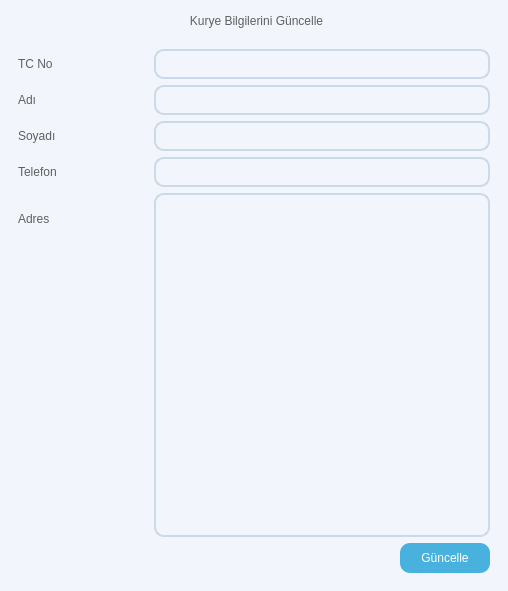
<?xml version="1.0" encoding="UTF-8"?>
<ui version="4.0">
 <class>Form</class>
 <widget class="QWidget" name="Form">
  <property name="geometry">
   <rect>
    <x>0</x>
    <y>0</y>
    <width>508</width>
    <height>591</height>
   </rect>
  </property>
  <property name="windowTitle">
   <string>Kurye Bilgilerini Güncelle</string>
  </property>
  <property name="styleSheet">
   <string notr="true">QWidget{
  background-color: #f2f6fc;
}

QGroupBox{
	background-color: #f2f6fc;
	border-radius: 15px;
	margin-top: 15px;
	font: 9pt &quot;Segoe UI&quot;;
	color: #5f5f5f
}

QTableWidget {
    border: 2px solid #e3ebf5;
    border-radius: 10px;
    background-color: #f2f6fc;
}

QGroupBox::title {
    subcontrol-origin: margin;
    subcontrol-position: top center;
    padding: 5px 10px;
    background-color: #f2f6fc;
    border-radius: 7px;
    color: #5f5f5f;
}

QLabel{
	font: 9pt &quot;Segoe UI&quot;;
	color: #5f5f5f;
}

QLineEdit{
	background-color: transparent;
	border: 2px solid #ccd9e6;
	border-radius: 10px;
	font: 9 pt &quot;Segoe UI&quot; #5f5f5f;
}

QTextEdit{
	background-color: transparent;
	border: 2px solid #ccd9e6;
	border-radius: 10px;
	font: 9 pt &quot;Segoe UI&quot;;
}

QPushButton {
    background-color: #48B1DD;
    color: white;
    border: none;
    border-radius: 10px;
    padding: 6px 12px;
    font: 9pt &quot;Segoe UI&quot;;
}

QPushButton:hover {
    background-color: #007BFF;
}

QPushButton:pressed {
    background-color: #5F5F5F;
}
QComboBox {
    background-color: transparent;
    border: 2px solid #5f5f5f;
    border-radius: 10px;
    padding: 5px 8px;
    font: 9pt &quot;Segoe UI&quot;;
    color: #5f5f5f;
}

QComboBox::drop-down {
    subcontrol-origin: padding;
    subcontrol-position: top right;
    width: 25px;
    border-left: 1px solid #5f5f5f;
}


QComboBox QAbstractItemView {
    border: 2px solid #e3ebf5;
    selection-background-color: #e3ebf5;
    background-color: white;
    color: #5f5f5f;
    font: 9pt &quot;Segoe UI&quot;;
    border-radius: 5px;
}


</string>
  </property>
  <layout class="QVBoxLayout" name="verticalLayout">
   <property name="spacing">
    <number>0</number>
   </property>
   <property name="leftMargin">
    <number>0</number>
   </property>
   <property name="topMargin">
    <number>0</number>
   </property>
   <property name="rightMargin">
    <number>0</number>
   </property>
   <property name="bottomMargin">
    <number>0</number>
   </property>
   <item>
    <widget class="QWidget" name="widget" native="true">
     <layout class="QHBoxLayout" name="horizontalLayout_5">
      <item>
       <widget class="QGroupBox" name="groupBoxCourierAdd">
        <property name="title">
         <string>Kurye Bilgilerini Güncelle</string>
        </property>
        <layout class="QHBoxLayout" name="horizontalLayout_3">
         <property name="topMargin">
          <number>25</number>
         </property>
         <item>
          <layout class="QFormLayout" name="formLayoutAdd">
           <item row="0" column="0">
            <widget class="QLabel" name="labelCourierTcNo">
             <property name="minimumSize">
              <size>
               <width>130</width>
               <height>30</height>
              </size>
             </property>
             <property name="text">
              <string>TC No</string>
             </property>
            </widget>
           </item>
           <item row="0" column="1">
            <widget class="QLineEdit" name="lineEditCourierTcNo">
             <property name="minimumSize">
              <size>
               <width>0</width>
               <height>30</height>
              </size>
             </property>
             <property name="maximumSize">
              <size>
               <width>16777215</width>
               <height>30</height>
              </size>
             </property>
            </widget>
           </item>
           <item row="1" column="0">
            <widget class="QLabel" name="labelCourierName">
             <property name="minimumSize">
              <size>
               <width>130</width>
               <height>30</height>
              </size>
             </property>
             <property name="text">
              <string>Adı</string>
             </property>
            </widget>
           </item>
           <item row="1" column="1">
            <widget class="QLineEdit" name="lineEditCourierName">
             <property name="minimumSize">
              <size>
               <width>0</width>
               <height>30</height>
              </size>
             </property>
             <property name="maximumSize">
              <size>
               <width>16777215</width>
               <height>30</height>
              </size>
             </property>
            </widget>
           </item>
           <item row="2" column="0">
            <widget class="QLabel" name="labelCourierSurname">
             <property name="minimumSize">
              <size>
               <width>130</width>
               <height>30</height>
              </size>
             </property>
             <property name="text">
              <string>Soyadı</string>
             </property>
            </widget>
           </item>
           <item row="2" column="1">
            <widget class="QLineEdit" name="lineEditCourierSurname">
             <property name="minimumSize">
              <size>
               <width>0</width>
               <height>30</height>
              </size>
             </property>
             <property name="maximumSize">
              <size>
               <width>16777215</width>
               <height>30</height>
              </size>
             </property>
            </widget>
           </item>
           <item row="3" column="0">
            <widget class="QLabel" name="labelCourierPhone">
             <property name="minimumSize">
              <size>
               <width>130</width>
               <height>30</height>
              </size>
             </property>
             <property name="text">
              <string>Telefon</string>
             </property>
            </widget>
           </item>
           <item row="3" column="1">
            <widget class="QLineEdit" name="lineEditCourierPhone">
             <property name="minimumSize">
              <size>
               <width>0</width>
               <height>30</height>
              </size>
             </property>
             <property name="maximumSize">
              <size>
               <width>16777215</width>
               <height>30</height>
              </size>
             </property>
            </widget>
           </item>
           <item row="4" column="0">
            <widget class="QLabel" name="labelCourierAdress">
             <property name="minimumSize">
              <size>
               <width>130</width>
               <height>30</height>
              </size>
             </property>
             <property name="text">
              <string>Adres</string>
             </property>
            </widget>
           </item>
           <item row="4" column="1">
            <widget class="QTextEdit" name="textEditCourierAdress"/>
           </item>
           <item row="5" column="0" colspan="2">
            <layout class="QHBoxLayout" name="horizontalLayoutAddButton">
             <item>
              <widget class="QLabel" name="labelCourierId">
               <property name="text">
                <string/>
               </property>
              </widget>
             </item>
             <item>
              <spacer name="horizontalSpacer">
               <property name="orientation">
                <enum>Qt::Horizontal</enum>
               </property>
               <property name="sizeHint" stdset="0">
                <size>
                 <width>40</width>
                 <height>20</height>
                </size>
               </property>
              </spacer>
             </item>
             <item>
              <widget class="QPushButton" name="pushButtonUpdateCourier">
               <property name="minimumSize">
                <size>
                 <width>90</width>
                 <height>30</height>
                </size>
               </property>
               <property name="maximumSize">
                <size>
                 <width>90</width>
                 <height>30</height>
                </size>
               </property>
               <property name="text">
                <string>Güncelle</string>
               </property>
              </widget>
             </item>
            </layout>
           </item>
          </layout>
         </item>
        </layout>
       </widget>
      </item>
     </layout>
    </widget>
   </item>
  </layout>
 </widget>
 <resources/>
 <connections/>
</ui>
